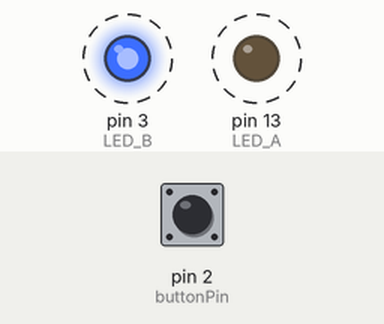
Bench run of a sketch on a simulated Arduino Uno, built with avr-gcc and run on an emulated ATmega328P. Shown: output pins drawn as LEDs (lit = HIGH). Dashed ring = blinking. Inputs (shaded band) come from the test bench; at power-on: pin 2 (buttonPin) LOW.

Above: at 1.4 s.
1.5 s: pin 2 (buttonPin) pulled HIGH for 3.2 s
At 4.77 s:
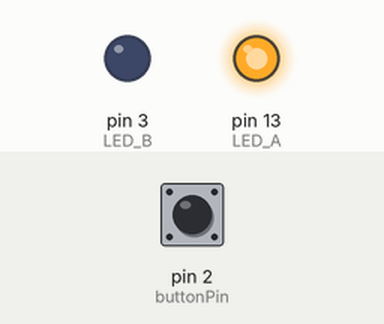
At 5.22 s:
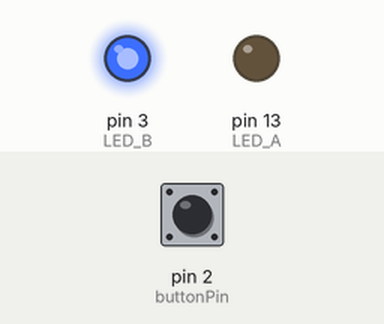
Timing chart, 0 to 12.2 s (numbered marks = the images above; inputs shaded):
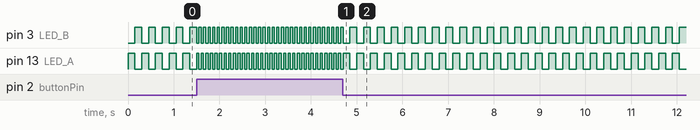

The sketch:

Button_with_led.ino
```cpp
#define LED_A 13
#define LED_B 3

const int buttonPin = 2;     // the number of the pushbutton pin
const int blinkDelayNormal = 150;
const int blinkDelayFast = 50;

int buttonState = 0;         // variable for reading the pushbutton status

void setup() {
  pinMode(LED_A, OUTPUT);
  pinMode(LED_B, OUTPUT);
  pinMode(buttonPin, INPUT);
}

void loop() {
  buttonState = digitalRead(buttonPin);

  if (buttonState == HIGH) {
    blink(blinkDelayFast);
  } else {
    blink(blinkDelayNormal);
  }
}

void blink(int blinkDelay) {
    digitalWrite(LED_A, HIGH);
    digitalWrite(LED_B, LOW);
    delay(blinkDelay);
    digitalWrite(LED_A, LOW);
    digitalWrite(LED_B, HIGH);
    delay(blinkDelay);
}
```
